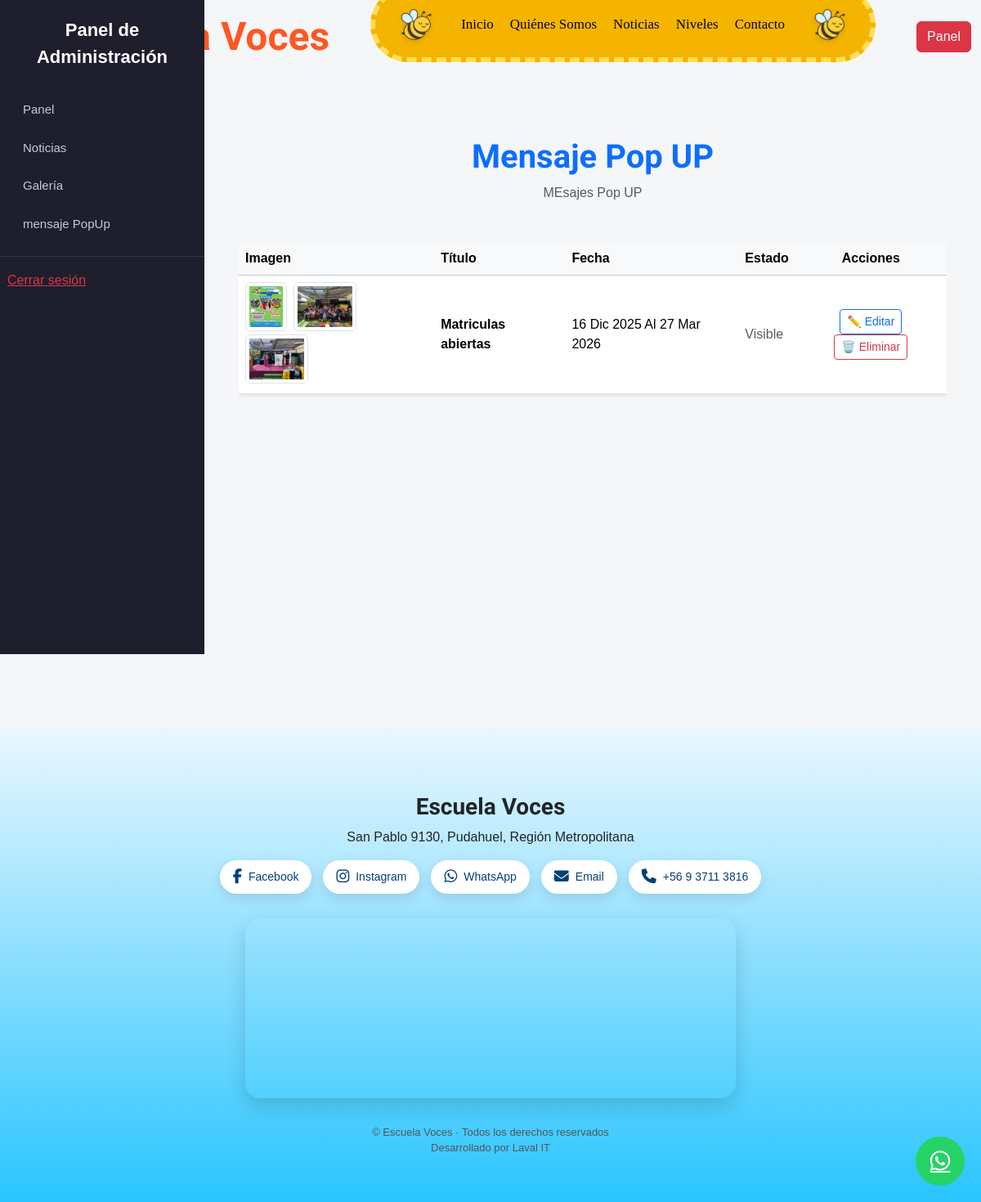
/contenido/popup/listar/ (signed in), run on an earlier commit of the app's database.
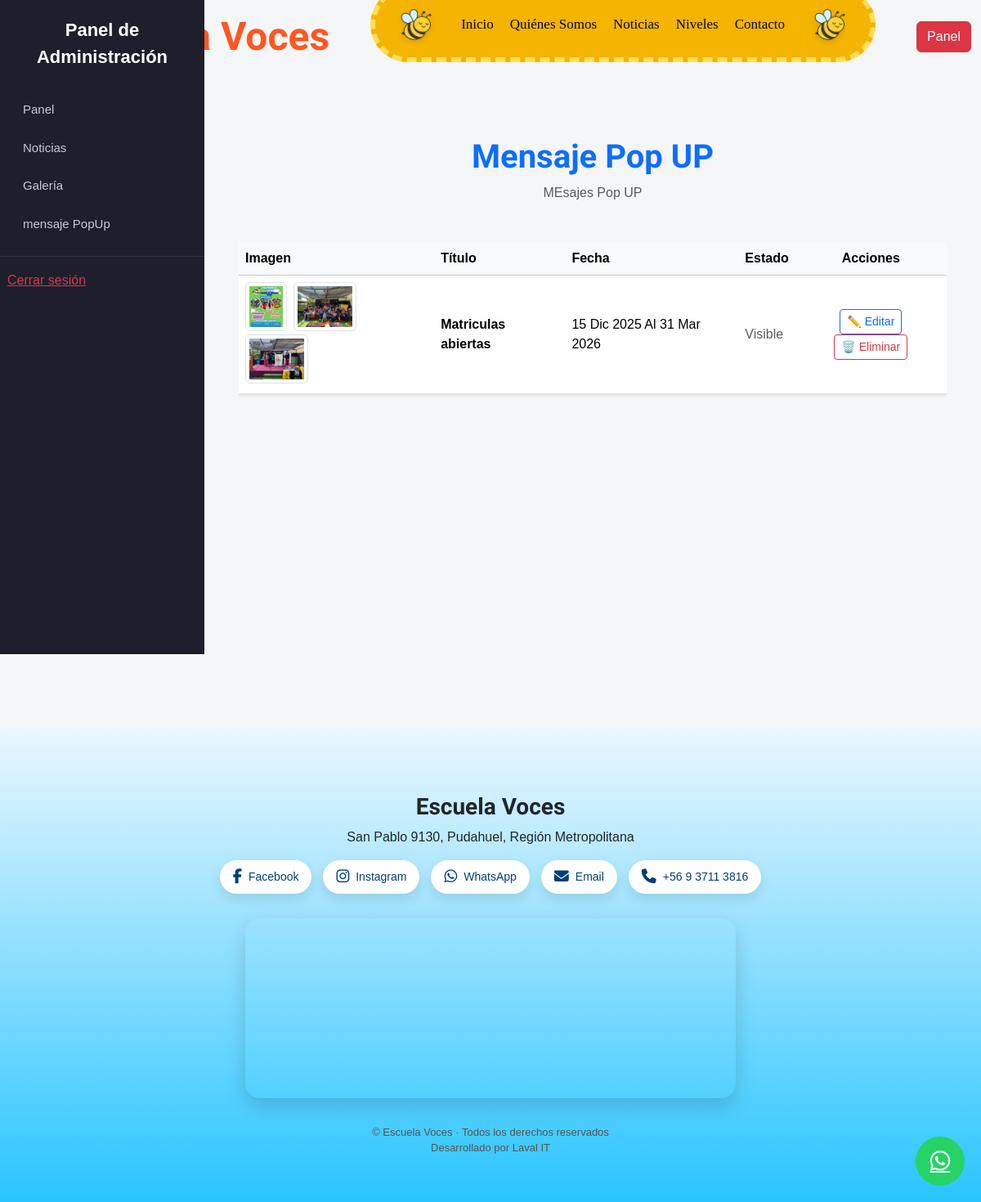
And on a later commit of the database.
### appls/contenido/models.py (models this page shows, shortened)
class MensajePopUp(models.Model):
    id = models.UUIDField(primary_key=True, default=uuid.uuid4, editable=False)
    TIPO_CHOICES = (
        ("info", "Información"),
        ("alerta", "Alerta"),
        ("promo", "Promoción"),
    )
    titulo = models.CharField(max_length=150)
    mensaje = models.TextField(blank=True,null=True)
    imagen = models.ImageField(upload_to="popups/", blank=True, null=True)
    link = models.URLField(blank=True, null=True)
    tipo = models.CharField(max_length=20, choices=TIPO_CHOICES, default="info")
    activo = models.BooleanField(default=True)
    fecha_inicio = models.DateTimeField(null=True, blank=True)
    fecha_fin = models.DateTimeField(null=True, blank=True)
    creado = models.DateTimeField(auto_now_add=True)
    actualizado = models.DateTimeField(auto_now=True)
    class Meta:
        ordering = ['-creado']

### appls/contenido/views.py (the view)
# urls.py: path("popup/listar/", views.popup_listar, name="popup_listar"),
@login_required
def popup_listar(request):
    Mensaje = MensajePopUp.objects.all()
    return render(request, "contenido/lista_mensajepopup.html", {"mensaje": Mensaje})

### appls/contenido/views.py (called while the page is built)
def popup_activo(request):
    ahora = timezone.now()
    popup = (
        MensajePopUp.objects
        .filter(activo=True)
        .filter(
            Q(fecha_inicio__lte=ahora) | Q(fecha_inicio__isnull=True),
            Q(fecha_fin__gte=ahora) | Q(fecha_fin__isnull=True),
        )
        .order_by("-creado")
        .first()
    )
    return {"popup_activo": popup}

### appls/contenido/templates/contenido/lista_mensajepopup.html
{% extends "dashboard/base_dashboard.html" %}
{% block dashboard_content %}
<div class="container my-5" style="max-width: 1100px;">
    <div class="text-center mb-5">
        <h1 class="fw-bold text-primary">Mensaje Pop UP</h1>
        <p class="text-muted">MEsajes Pop UP </p>
    </div>
    <div class="table-responsive">
    <table class="table table-hover align-middle shadow-sm">
      <thead class="table-light">
        <tr>
          <th>Imagen</th>
          <th>Título</th>
          <th>Fecha</th>
          <th>Estado</th>
          <th class="text-center">Acciones</th>
        </tr>
      </thead>
      <tbody>
        {% for noticia in mensaje %}
        <tr>
          <td>
            {% for foto in noticia.fotosPopUP.all %}
                <img src="{{ foto.imagen.url }}"
                    class="img-thumbnail me-1 mb-1"
                    style="max-height:60px;">
            {% empty %}
                <span class="text-muted small">Sin imágenes</span>
            {% endfor %}
            </td>
          <td>
            <strong>{{ noticia.titulo }}</strong>
          </td>
          <td>
            {{ noticia.fecha_inicio|date:"d M Y" }}
            Al
            {{ noticia.fecha_fin|date:"d M Y" }}
          </td>
          <td class="text-muted">
            {% if noticia.activo %}
                Visible
            {% else  %}
                NO Visible
            {% endif %}
          </td>
          <td class="text-center">
            <a href="{% url 'popup_editar' noticia.id  %}"
               class="btn btn-sm btn-outline-primary">
              ✏️ Editar
            </a>
            <a href="{% url 'popup_eliminar' noticia.id  %}"
               class="btn btn-sm btn-outline-danger"
               onclick="return confirm('¿Seguro que deseas eliminar este mensaje?');">
              🗑️ Eliminar
            </a>
          </td>
        </tr>
        {% empty %}
        <tr>
          <td colspan="5" class="text-center text-muted py-4">
            No hay noticias registradas.
          </td>
        </tr>
        {% endfor %}
      </tbody>
    </table>
  </div>
</div>
{% endblock %}

What changed in the data, as far as the page shows it:
changed MensajePopUp "Matriculas abiertas": fecha_inicio "16 Dic 2025" → "15 Dic 2025"; fecha_fin "27 Mar 2026" → "31 Mar 2026"
